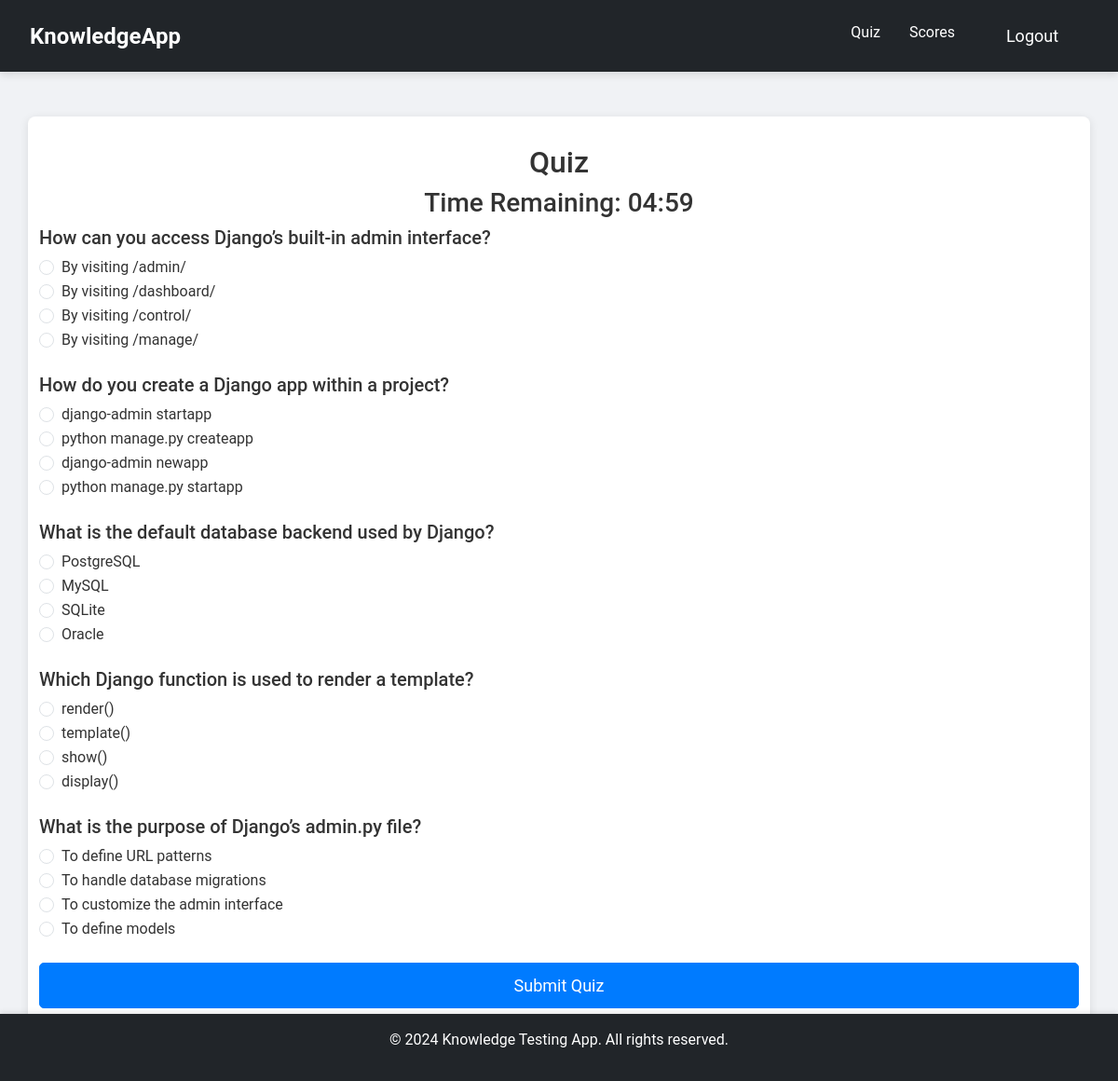
The app's page /quiz/ (signed in) with its own data.
### quizapp/models.py (models this page shows)
class Question(models.Model):
    OPTION_CHOICES = [
        ('option1', 'Option 1'),
        ('option2', 'Option 2'),
        ('option3', 'Option 3'),
        ('option4', 'Option 4'),
    ]
    question_text = models.CharField(max_length=255)
    option1 = models.CharField(max_length=255)
    option2 = models.CharField(max_length=255)
    option3 = models.CharField(max_length=255)
    option4 = models.CharField(max_length=255)
    correct_option = models.CharField(max_length=7, choices=OPTION_CHOICES)
    def __str__(self):
        return self.question_text

### quizapp/views.py (the view)
# urls.py: path('quiz/', views.QuizView, name='quiz'),  # Quiz page
@login_required
def QuizView(request):
    if request.method == 'POST':
        question_ids = request.session.get('question_ids', [])
        print(f"DEBUG: Retrieved question IDs from session (POST): {question_ids}")
        selected_options = {}
        for question_id in question_ids:
            selected_option = request.POST.get(f'options_{question_id}')
            selected_options[str(question_id)] = selected_option
            question = Question.objects.get(id=question_id)
            correct_answer = question.correct_option
            print(f"DEBUG: Question: {question.question_text}")
            print(f"DEBUG: Selected Answer: {selected_option}")
            print(f"DEBUG: Correct Answer: {correct_answer}")
        questions = [Question.objects.get(id=question_id) for question_id in question_ids]
        quiz = Quiz.objects.create(user=request.user)
        quiz.questions.set(questions)
        quiz.calculate_score(selected_options)
        Result.objects.create(user=request.user, quiz=quiz, score=quiz.score)
        del request.session['question_ids']
        return redirect('quizapp:scores')
    else:
        questions = list(Question.objects.all())
        random.shuffle(questions)
        selected_questions = questions[:5]
        print(f"DEBUG: Selected question IDs (GET): {[q.id for q in selected_questions]}")
        request.session['question_ids'] = [question.id for question in selected_questions]
        return render(request, 'quizapp/quiz.html', {'questions': selected_questions})

### quizapp/templates/quizapp/quiz.html (shortened to what this page needs)
{% extends 'quizapp/base.html' %}
{% block content %}
<h2 class="text-center">Quiz</h2>
<div class="text-center">
    <h3>Time Remaining: <span id="timer">05:00</span></h3>
</div>
<form id="quiz-form" method="post">
    {% for question in questions %}
        <div class="mb-4">
            <h5>{{ question.question_text }}</h5>
            <div class="form-check">
                <input class="form-check-input" type="radio" name="options_{{ question.id }}" id="option1_{{ question.id }}" value="option1">
                <label class="form-check-label" for="option1_{{ question.id }}">
                    {{ question.option1 }}
                </label>
            </div>
            <div class="form-check">
                <input class="form-check-input" type="radio" name="options_{{ question.id }}" id="option2_{{ question.id }}" value="option2">
                <label class="form-check-label" for="option2_{{ question.id }}">
                    {{ question.option2 }}
                </label>
            </div>
            <div class="form-check">
                <input class="form-check-input" type="radio" name="options_{{ question.id }}" id="option3_{{ question.id }}" value="option3">
                <label class="form-check-label" for="option3_{{ question.id }}">
                    {{ question.option3 }}
                </label>
            </div>
            <div class="form-check">
                <input class="form-check-input" type="radio" name="options_{{ question.id }}" id="option4_{{ question.id }}" value="option4">
                <label class="form-check-label" for="option4_{{ question.id }}">
                    {{ question.option4 }}
                </label>
            </div>
        </div>
    {% endfor %}
    <button type="submit" class="btn btn-primary w-100">Submit Quiz</button>
</form>
{% endblock %}

### quizapp/static/quizapp/css/styles.css (style rules this page uses)
body { font-family: 'Roboto', sans-serif; margin: 0; padding: 0; background-color: #f0f2f5; color: #333; }
form .btn { padding: 10px 20px; border-radius: 5px; font-size: 18px; min-width: 120px; transition: background-color 0.3s ease; }
form .btn-primary { background-color: #007bff; border-color: #007bff; color: white; }

### records on screen
Question: question_text "How can you access Django’s built-in admin interface?", option1 "By visiting /admin/", option2 "By visiting /dashboard/", option3 "By visiting /control/", option4 "By visiting /manage/"
Question: question_text "How do you create a Django app within a project?", option1 "django-admin startapp", option2 "python manage.py createapp", option3 "django-admin newapp", option4 "python manage.py startapp"
Question: question_text "What is the default database backend used by Django?", option1 "PostgreSQL", option2 "MySQL", option3 "SQLite", option4 "Oracle"
Question: question_text "Which Django function is used to render a template?", option1 "render()", option2 "template()", option3 "show()", option4 "display()"
Question: question_text "What is the purpose of Django’s admin.py file?", option1 "To define URL patterns", option2 "To handle database migrations", option3 "To customize the admin interface", option4 "To define models"
